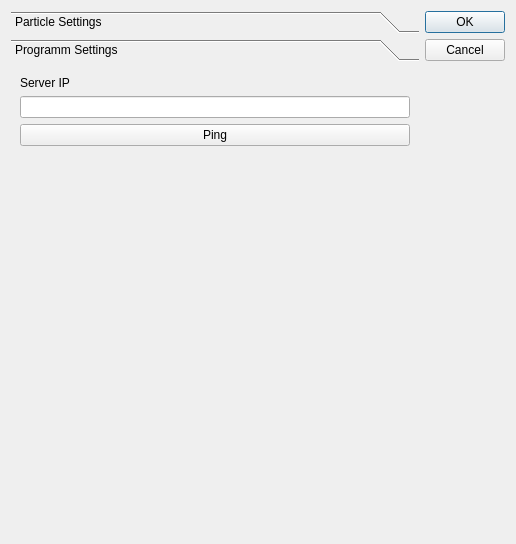
<?xml version="1.0" encoding="UTF-8"?>
<ui version="4.0">
 <class>Dialog</class>
 <widget class="QDialog" name="Dialog">
  <property name="geometry">
   <rect>
    <x>0</x>
    <y>0</y>
    <width>516</width>
    <height>544</height>
   </rect>
  </property>
  <property name="windowTitle">
   <string>Dialog</string>
  </property>
  <layout class="QHBoxLayout" name="horizontalLayout">
   <item>
    <widget class="QToolBox" name="toolBox">
     <property name="currentIndex">
      <number>1</number>
     </property>
     <widget class="QWidget" name="ParticleSettingsPage">
      <property name="geometry">
       <rect>
        <x>0</x>
        <y>0</y>
        <width>401</width>
        <height>462</height>
       </rect>
      </property>
      <attribute name="label">
       <string>Particle Settings</string>
      </attribute>
     </widget>
     <widget class="QWidget" name="ProgrammSettingsPage">
      <property name="geometry">
       <rect>
        <x>0</x>
        <y>0</y>
        <width>401</width>
        <height>462</height>
       </rect>
      </property>
      <attribute name="label">
       <string>Programm Settings</string>
      </attribute>
      <layout class="QVBoxLayout" name="verticalLayout">
       <item>
        <widget class="QLabel" name="label">
         <property name="text">
          <string>Server IP</string>
         </property>
        </widget>
       </item>
       <item>
        <widget class="QLineEdit" name="IPLineEdit"/>
       </item>
       <item>
        <widget class="QPushButton" name="PingPushButton">
         <property name="text">
          <string>Ping</string>
         </property>
        </widget>
       </item>
       <item>
        <spacer name="verticalSpacer">
         <property name="orientation">
          <enum>Qt::Vertical</enum>
         </property>
         <property name="sizeHint" stdset="0">
          <size>
           <width>20</width>
           <height>40</height>
          </size>
         </property>
        </spacer>
       </item>
      </layout>
     </widget>
    </widget>
   </item>
   <item>
    <widget class="QDialogButtonBox" name="buttonBox">
     <property name="orientation">
      <enum>Qt::Vertical</enum>
     </property>
     <property name="standardButtons">
      <set>QDialogButtonBox::Cancel|QDialogButtonBox::Ok</set>
     </property>
    </widget>
   </item>
  </layout>
 </widget>
 <resources/>
 <connections>
  <connection>
   <sender>buttonBox</sender>
   <signal>accepted()</signal>
   <receiver>Dialog</receiver>
   <slot>accept()</slot>
   <hints>
    <hint type="sourcelabel">
     <x>248</x>
     <y>254</y>
    </hint>
    <hint type="destinationlabel">
     <x>157</x>
     <y>274</y>
    </hint>
   </hints>
  </connection>
  <connection>
   <sender>buttonBox</sender>
   <signal>rejected()</signal>
   <receiver>Dialog</receiver>
   <slot>reject()</slot>
   <hints>
    <hint type="sourcelabel">
     <x>316</x>
     <y>260</y>
    </hint>
    <hint type="destinationlabel">
     <x>286</x>
     <y>274</y>
    </hint>
   </hints>
  </connection>
 </connections>
</ui>
